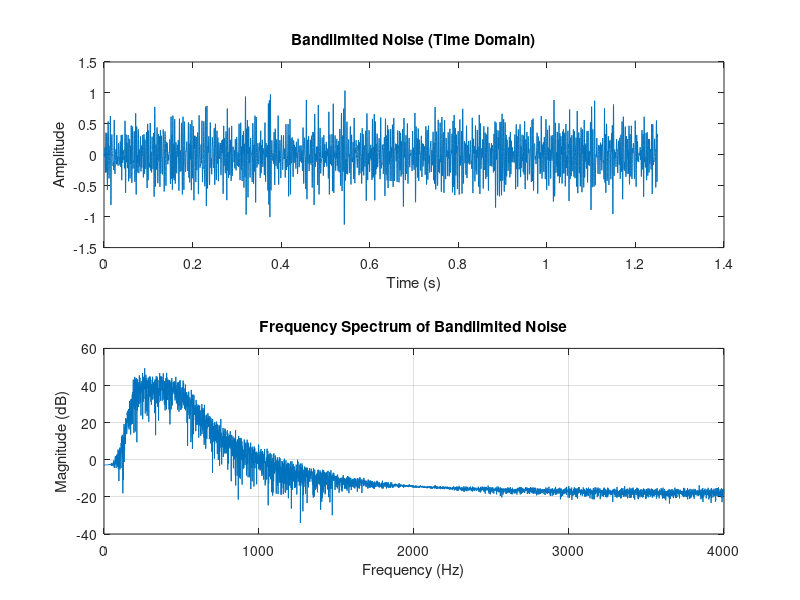
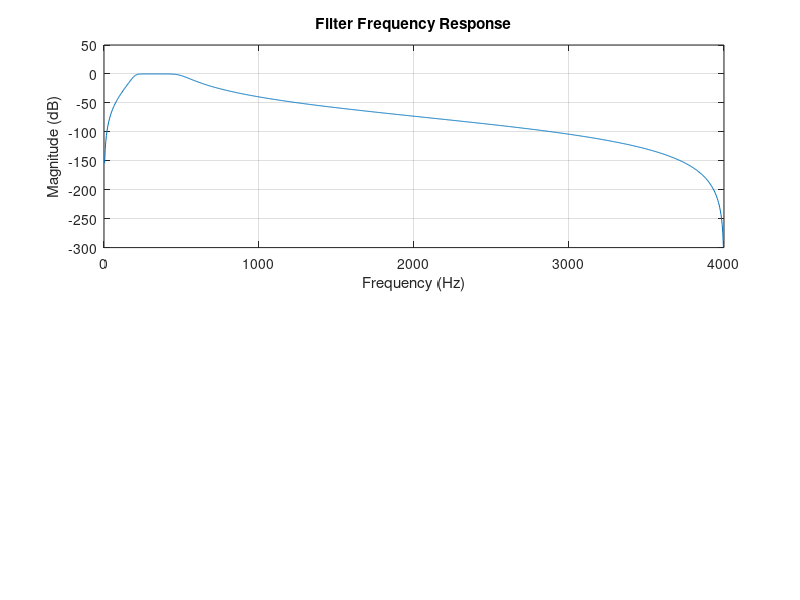

Write the MATLAB code that produced these figures, in order. (Note: this script raises an error after producing the figures.)
clear; close all; clc;
%% 设计带通滤波器
fs = 8e3;                   % 采样频率 (Hz)
f_low = 200;                  % 低截止频率 (Hz)
f_high = 500;                % 高截止频率 (Hz)
order = 4;                   % 滤波器阶数

% 将实际频率转换为归一化截止频率（相对于奈奎斯特频率fs/2）
% butter函数要求归一化频率范围为[0,1]
fc = [f_low f_high]/(fs/2);  

% 生成Butterworth带通滤波器
[b, a] = butter(order, fc, 'bandpass');

% 转换为状态空间模型
[Aw, Bw, Cw, Dw] = tf2ss(b, a);
state_dim = size(Aw, 1);

% 生成白噪声输入
N = 10000;                   % 数据点数
n = randn(N, 1);             % 高斯白噪声

% 仿真状态空间模型
w = zeros(N, 1);
x = zeros(state_dim, 1);     % 初始化状态
for k = 1:N
    x = Aw * x + Bw * n(k);
    w(k) = Cw * x + Dw * n(k);
end

% 绘制时域波形
figure; subplot(2,1,1);
t = (0:N-1)/fs;  % 时间向量（秒）
plot(t, w);
xlabel('Time (s)'); ylabel('Amplitude');
title('Bandlimited Noise (Time Domain)');
% 计算信号的频谱
W_fft = fft(w); % 计算FFT
frequencies = (0:N/2-1)*(fs/N); % 频率轴 (Hz)
W_magnitude = abs(W_fft(1:N/2)); % 取前半部分幅值
% 绘制频谱
subplot(2,1,2);
plot(frequencies, 20*log10(W_magnitude));
xlabel('Frequency (Hz)');
ylabel('Magnitude (dB)');
title('Frequency Spectrum of Bandlimited Noise');
grid on;

% 计算并绘制频谱（使用实际频率Hz）
figure; subplot(2,1,1);
[h, f] = freqz(b, a, 1024, fs);  % 注意这里传入fs参数
mag = 20*log10(abs(h));
plot(f, mag);
xlabel('Frequency (Hz)');
ylabel('Magnitude (dB)');
title('Filter Frequency Response');
grid on;
% 标注截止频率
hold on;
max_mag = max(mag);
yline(max_mag-3, '--r', '-3dB', 'LabelHorizontalAlignment', 'left');
xline(f_low, '--g', [num2str(f_low) ' Hz'], 'LabelVerticalAlignment', 'bottom');
xline(f_high, '--g', [num2str(f_high) ' Hz'], 'LabelVerticalAlignment', 'bottom');
hold off;

% 计算信号的频谱
subplot(2,1,2);
[Pxx, f] = pwelch(w, hanning(512), 256, 1024, fs);
plot(f, 10*log10(Pxx));
xlabel('Frequency (Hz)');
ylabel('Power/Frequency (dB/Hz)');
title('Power Spectral Density of Bandlimited Noise');
grid on;
% 标注截止频率
hold on;
xline(f_low, '--g', [num2str(f_low) ' Hz'], 'LabelVerticalAlignment', 'bottom');
xline(f_high, '--g', [num2str(f_high) ' Hz'], 'LabelVerticalAlignment', 'bottom');
hold off;

save('bandlimitedNoise.mat', 'Aw', 'Bw', 'Cw', 'Dw');
%% test:根据传函估算截止频率（还不通）
sys = ss(Aw, Bw, Cw, Dw, 1/fs);  % 创建离散系统模型
[H, f] = freqresp(sys, linspace(0, fs/2, 1000)); 
H_mag = squeeze(20*log10(abs(H)));
% 找到 -3dB 截止频率
max_mag = max(H_mag);
cutoff_idx = find(H_mag >= max_mag - 3);
f_low_actual = f(min(cutoff_idx))   % 实际低截止频率
f_high_actual = f(max(cutoff_idx))  % 实际高截止频率